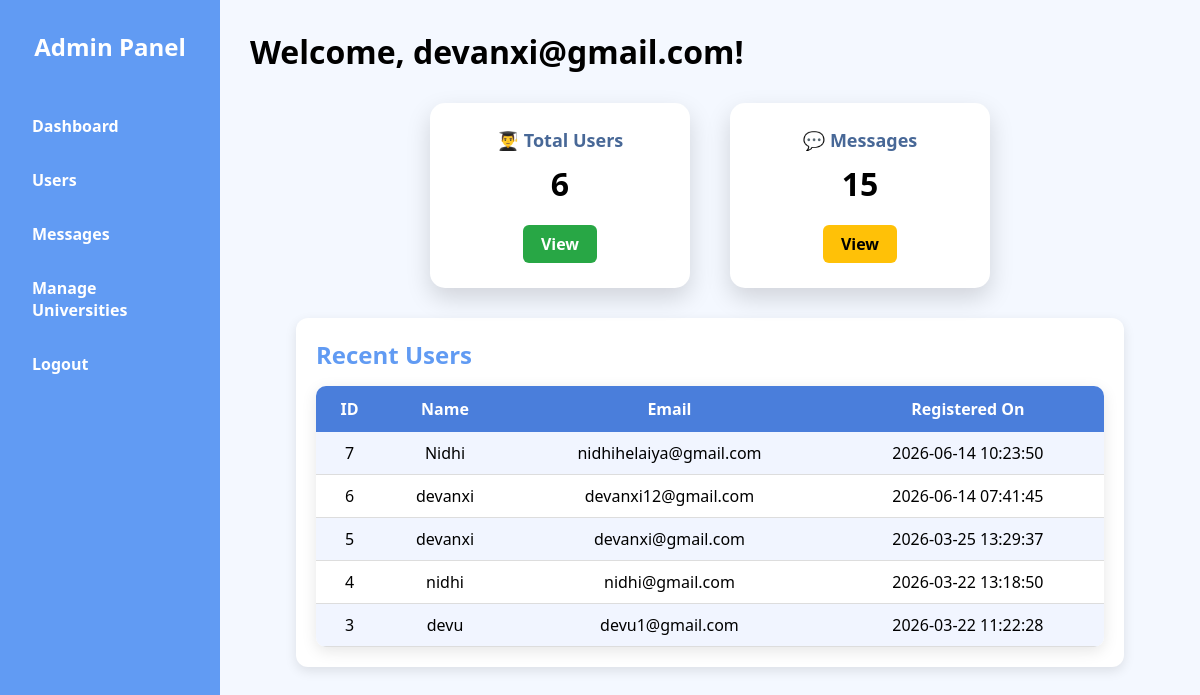
Screenshot of /admin_dashboard.php (signed in) with the database file from the repository.
### tables this page shows
CREATE TABLE `students` (
  `id` int(11) NOT NULL,
  `name` varchar(100) NOT NULL,
  `email` varchar(100) NOT NULL,
  `phone` varchar(15) NOT NULL,
  `password` varchar(255) NOT NULL,
  `created_at` timestamp NOT NULL DEFAULT current_timestamp()
);

### admin_dashboard.php (the view, shortened to what this page needs)
<?php
include("db.php");
$user_count = mysqli_num_rows(mysqli_query($conn, "SELECT * FROM students"));
$msg_count = mysqli_num_rows(mysqli_query($conn, "SELECT * FROM contact"));
?>
<!DOCTYPE html>
<html lang="en">
<head>
    <link rel="stylesheet" href="admin_style.css">
</head>
<body>
<div class="sidebar">
    <h2>Admin Panel</h2>
    <a href="admin_dashboard.php">Dashboard</a>
    <a href="users.php">Users</a>
    <a href="messages.php">Messages</a>
    <a href="manage_colleges.php">Manage Universities</a>
    <a href="admin_logout.php">Logout</a>
</div>
<div class="main-content">
    <h1>Welcome, <?php echo $_SESSION['admin']; ?>!</h1>
    <div class="cards">
<div class="card">
    <h3>👨‍🎓 Total Users</h3>
    <p><?php echo $user_count; ?></p>
    <a href="users.php">View</a>
</div>
<div class="card">
    <h3>💬 Messages</h3>
    <p><?php echo $msg_count; ?></p>
    <a href="messages.php">View</a>
</div>
</div>
    <div class="table-container">
        <h2>Recent Users</h2>
        <table>
            <tr>
                <th>ID</th>
                <th>Name</th>
                <th>Email</th>
                <th>Registered On</th>
            </tr>
            <?php
            $res = mysqli_query($conn, "SELECT * FROM students ORDER BY id DESC LIMIT 5");
            while($row = mysqli_fetch_assoc($res)) {
                echo "<tr>
                        <td>{$row['id']}</td>
                        <td>{$row['name']}</td>
                        <td>{$row['email']}</td>
                        <td>{$row['created_at']}</td>
                      </tr>";
            }
            ?>
        </table>
    </div>
</div>
</body>
</html>

### admin_style.css (style rules this page uses)
* { box-sizing: border-box; margin: 0; padding: 0; }
body { font-family: 'Segoe UI', sans-serif; background: #f4f8ff; display: flex; min-height: 100vh; }
.sidebar { width: 220px; background: #619bf3; color: white; padding: 30px 20px; }
.sidebar h2 { text-align: center; margin-bottom: 40px; }
.sidebar a { display: block; color: white; text-decoration: none; padding: 12px; margin: 8px 0; border-radius: 6px; transition: 0.3s; }
.main-content { flex: 1; padding: 30px; }
.main-content h1 { margin-bottom: 20px; }
.main-content h2 { color: #619bf3; margin-bottom: 15px; }
.cards { display: flex; justify-content: center; gap: 40px; margin-top: 30px; flex-wrap: wrap; }
.card { width: 260px; background: white; padding: 25px; border-radius: 15px; box-shadow: 0 10px 25px rgba(0,0,0,0.15); text-align: center; transition: all 0.3s ease; }
.card h3 { font-size: 18px; color: #486897; margin-bottom: 10px; }
.card p { font-size: 32px; font-weight: bold; margin: 10px 0; }
.card a { display: inline-block; margin-top: 10px; padding: 8px 18px; border-radius: 6px; color: white; text-decoration: none; }
.card:nth-child(1) a { background: #28a745; }
.card:nth-child(2) a { background: #ffc107; color: black; }
table { width: 100%; border-collapse: collapse; background: white; border-radius: 10px; overflow: hidden; box-shadow: 0 4px 15px rgba(0,0,0,0.1); }
th, td { padding: 12px; text-align: center; }
th { background: #619bf3; color: white; }
tr:nth-child(even) { background: #f1f5ff; }
td { border-bottom: 1px solid #ddd; }
.table-container { width: 90%; margin: 30px auto; background: #ffffff; padding: 20px; border-radius: 12px; box-shadow: 0 4px 12px rgba(0,0,0,0.1); overflow-x: auto; }
.table-container table { width: 100%; border-collapse: collapse; }
.table-container th { background: #4a7edb; color: #fff; padding: 12px; text-align: center; }
.table-container td { padding: 10px; text-align: center; border-bottom: 1px solid #ddd; }
a { color: #4a7edb; text-decoration: none; font-weight: bold; }

### rows the page displays
students: id "7", name "Nidhi", email "nidhihelaiya@gmail.com", created_at "2026-06-14 10:23:50"
students: id "6", name "devanxi", email "devanxi12@gmail.com", created_at "2026-06-14 07:41:45"
students: id "5", name "devanxi", email "devanxi@gmail.com", created_at "2026-03-25 13:29:37"
students: id "4", name "nidhi", email "nidhi@gmail.com", created_at "2026-03-22 13:18:50"
students: id "3", name "devu", email "devu1@gmail.com", created_at "2026-03-22 11:22:28"

### other values shown
$_SESSION['admin'] "devanxi@gmail.com"
$user_count "6"
$msg_count "15"
